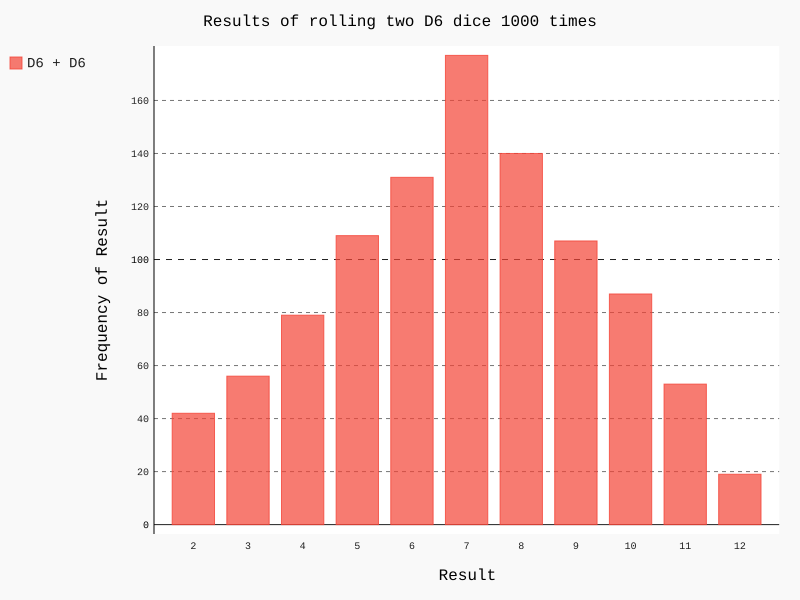

The Python source for this figure:
import pygal
from die import Die

# 创建两个D6骰子
die_1 = Die()
die_2 = Die()

# 掷骰子多次，并将结果存储到一个列表中
results = []
for roll_num in range(1000):
    result = die_1.roll() + die_2.roll()
    results.append(result)

# 分析结果
frequencies = []
for value in range(2, die_1.num_sides + die_2.num_sides + 1):
    frequency = results.count(value)
    frequencies.append(frequency)

# 可视化结果
hist = pygal.Bar()
hist.title = "Results of rolling two D6 dice 1000 times"
hist.x_labels = [value for value in range(2, die_1.num_sides + die_2.num_sides + 1)]
hist.x_title = "Result"
hist.y_title = "Frequency of Result"
hist.add("D6 + D6", frequencies)
hist.render_to_file("dice_visual.svg")
